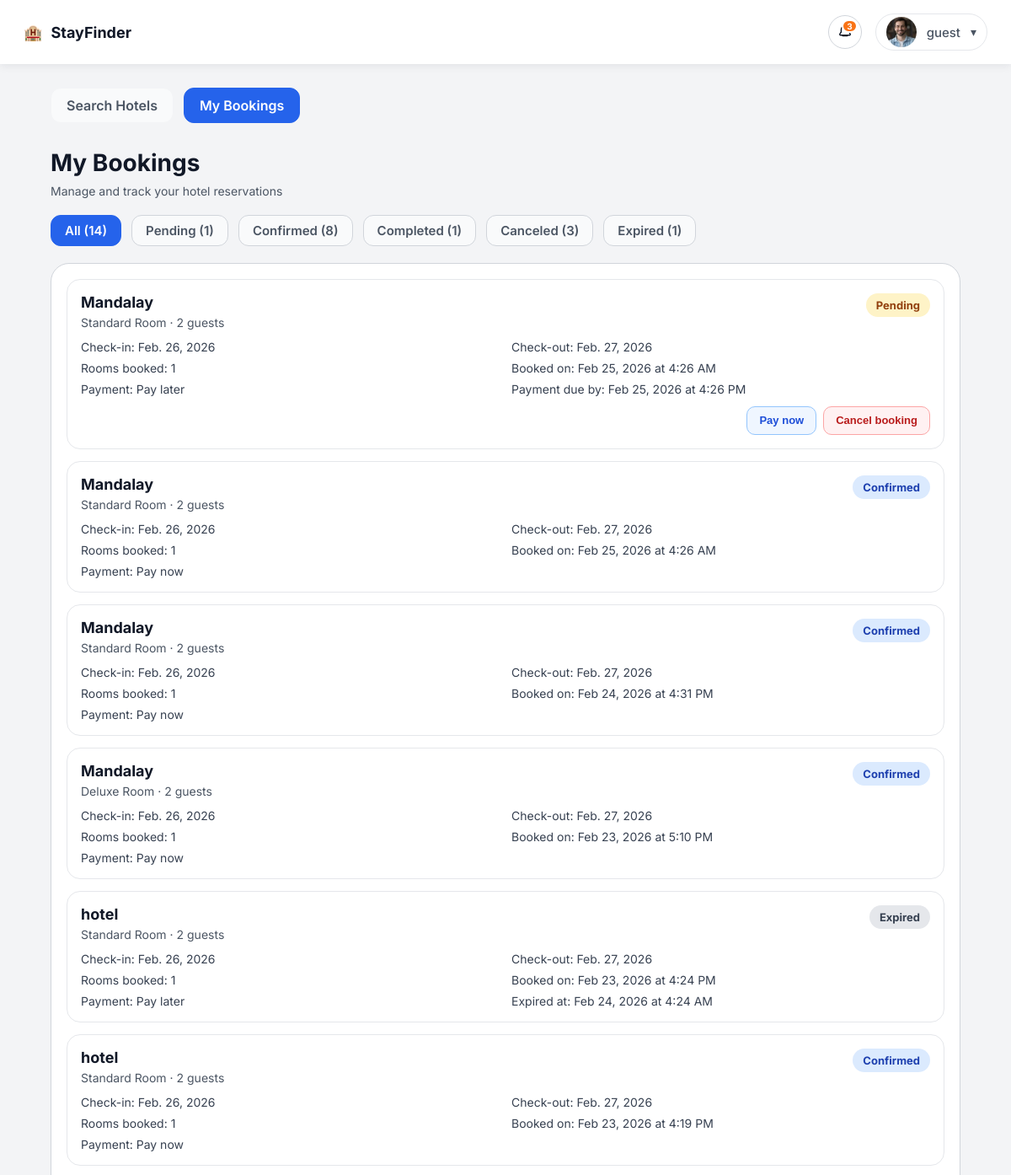
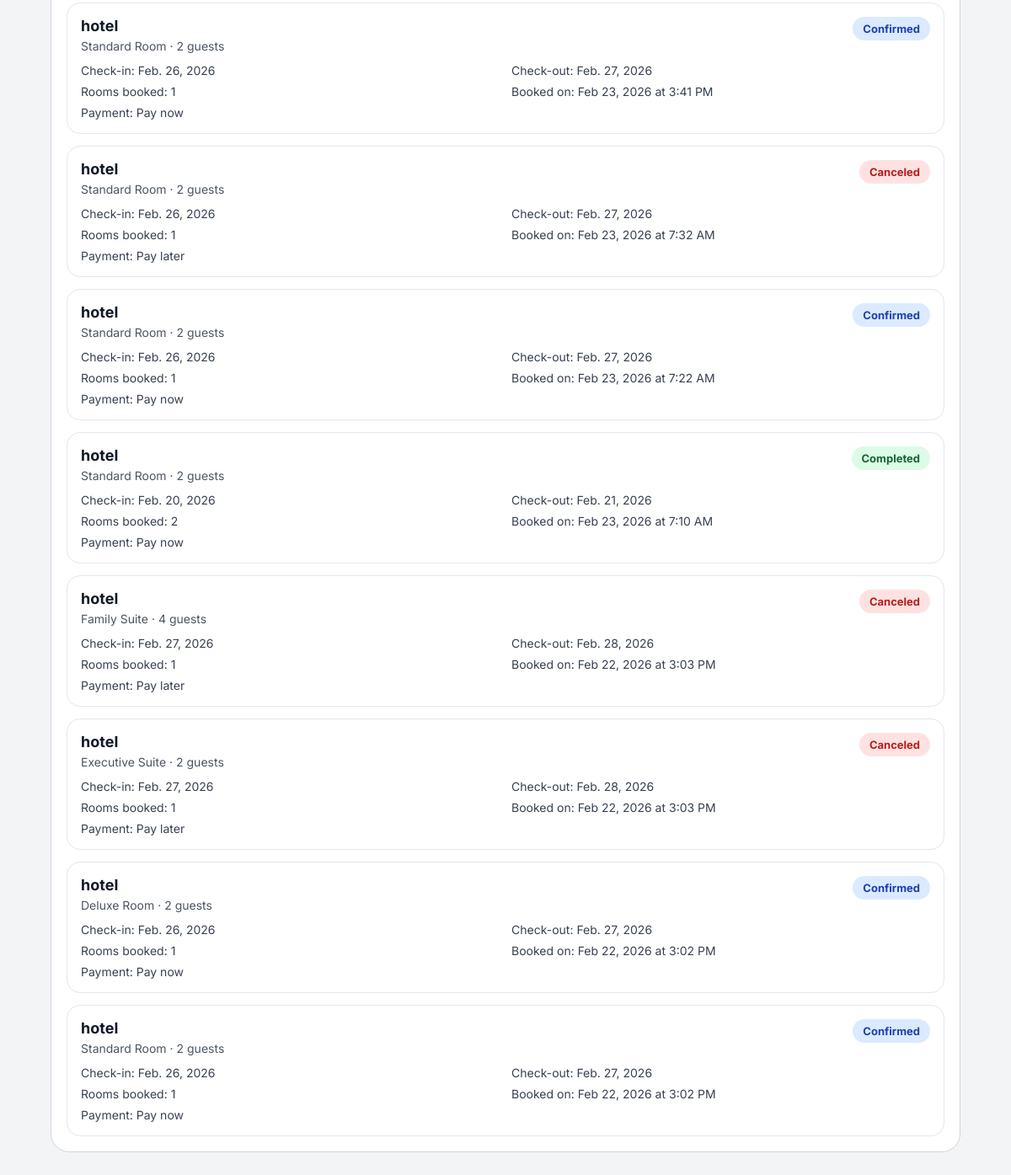
Page /bookings/history/ (signed in) on the committed database (2 pictures, top to bottom).
### accounts/models.py (models this page shows, shortened)
class Profile(models.Model):
    class AccountType(models.TextChoices):
        GUEST = "guest", "Guest"
        HOTEL = "hotel", "Hotel"
        ADMIN = "admin", "Admin"
    class HotelVerificationStatus(models.TextChoices):
        PENDING = "pending", "Pending Review"
        APPROVED = "approved", "Approved"
        REJECTED = "rejected", "Rejected"
    user = models.OneToOneField(
        settings.AUTH_USER_MODEL, on_delete=models.CASCADE, related_name="profile"
    )
    full_name = models.CharField(max_length=150)
    account_type = models.CharField(
        max_length=20, choices=AccountType.choices, default=AccountType.GUEST
    )
    hotel_verification_status = models.CharField(
        max_length=20,
        choices=HotelVerificationStatus.choices,
        default=HotelVerificationStatus.APPROVED,
    )
    phone_number = models.CharField(max_length=30, blank=True, default="")
    location = models.CharField(max_length=200, blank=True, default="")
    description = models.TextField(blank=True, default="")
    profile_image_url = models.URLField(blank=True, default="")
    profile_image = models.ImageField(
        upload_to="profiles/",
        blank=True,
        null=True,
    )
    hotel_license_image = models.ImageField(
        upload_to="hotel_licenses/",
        blank=True,
        null=True,
    )
    created_at = models.DateTimeField(auto_now_add=True)

### bookings/models.py (models this page shows, shortened)
class Booking(models.Model):
	PENDING_PAYMENT_EXPIRY_HOURS = 12
	class PaymentOption(models.TextChoices):
		PAY_NOW = "pay_now", "Pay now"
		PAY_LATER = "pay_later", "Pay later"
	class Status(models.TextChoices):
		PENDING = "pending", "Pending"
		CONFIRMED = "confirmed", "Confirmed"
		COMPLETED = "completed", "Completed"
		CANCELED = "canceled", "Canceled"
		EXPIRED = "expired", "Expired"
	guest = models.ForeignKey(Profile, on_delete=models.CASCADE, related_name="bookings")
	room = models.ForeignKey(Room, on_delete=models.PROTECT, related_name="bookings")
	guest_name = models.CharField(max_length=150)
	guest_email = models.EmailField()
	guest_phone = models.CharField(max_length=30, blank=True, default="")
	rooms_count = models.PositiveIntegerField(default=1)
	payment_option = models.CharField(
		max_length=20,
		choices=PaymentOption.choices,
		default=PaymentOption.PAY_LATER,
	)
	status = models.CharField(
		max_length=20,
		choices=Status.choices,
		default=Status.PENDING,
	)
	created_at = models.DateTimeField(auto_now_add=True)
	STATUS_NOTIFICATION_MESSAGES = {
		Status.PENDING: "Booking is pending payment.",
		Status.CONFIRMED: "Booking is confirmed.",
		Status.COMPLETED: "Booking is completed.",
		Status.CANCELED: "Booking is canceled.",
		Status.EXPIRED: "Booking expired due to unpaid balance.",
	}
	def should_expire_pending_payment(self, *, now=None) -> bool:
		now = now or timezone.now()
		if self.status != self.Status.PENDING:
			return False
		if self.payment_option != self.PaymentOption.PAY_LATER:
			return False
		if not self.created_at:
			return False
		expiry_time = self.created_at + timedelta(hours=self.PENDING_PAYMENT_EXPIRY_HOURS)
		return now >= expiry_time
	def should_complete_confirmed_booking(self, *, now=None) -> bool:
		now = now or timezone.now()
		if self.status != self.Status.CONFIRMED:
			return False
		if not self.room_id or not self.room.checkout_date:
			return False
		return now.date() >= self.room.checkout_date
	def refresh_status(self, *, now=None, save=True):
		if self.should_expire_pending_payment(now=now):
			self.status = self.Status.EXPIRED
		elif self.should_complete_confirmed_booking(now=now):
			self.status = self.Status.COMPLETED
		else:
			return self.status
		if save and self.pk:
			self.save(update_fields=["status"])
		return self.status

### rooms/models.py (models this page shows, shortened)
class Room(models.Model):
	hotel = models.ForeignKey(Profile, on_delete=models.CASCADE, related_name="rooms")
	room_type = models.ForeignKey(RoomType, on_delete=models.PROTECT)
	capacity = models.PositiveIntegerField()
	rate_per_night = models.DecimalField(max_digits=8, decimal_places=2)
	available_rooms = models.PositiveIntegerField()
	checkin_date = models.DateField()
	checkout_date = models.DateField()
	created_at = models.DateTimeField(auto_now_add=True)

class RoomType(models.Model):
	name = models.CharField(max_length=100, unique=True)

### bookings/views.py (the view)
# urls.py: path("history/", views.history_view, name="booking_history"),
@login_required
def history_view(request):
	profile, _ = Profile.objects.get_or_create(
		user=request.user,
		defaults={
			"full_name": request.user.get_full_name() or request.user.username,
			"account_type": Profile.AccountType.GUEST,
		},
	)
	if profile.account_type != Profile.AccountType.GUEST:
		return redirect("hotel_home")
	notification_id = (request.GET.get("notification") or "").strip()
	if notification_id.isdigit():
		BookingNotification.objects.filter(
			id=int(notification_id),
			recipient=profile,
			is_read=False,
		).update(is_read=True)
	available_states = ["all", "pending", "confirmed", "completed", "canceled", "expired"]
	selected_state = (request.GET.get("state") or "all").strip().lower()
	if selected_state not in available_states:
		selected_state = "all"
	expire_overdue_pending_bookings(Booking.objects.filter(guest=profile))
	bookings = list(
		Booking.objects.select_related("room", "room__hotel", "room__room_type", "review")
		.filter(guest=profile)
		.order_by("-created_at")
	)
	state_counts = {state: 0 for state in available_states}
	filtered_bookings = []
	for booking in bookings:
		computed_state = resolve_booking_state(booking)
		booking.review_obj = None
		try:
			booking.review_obj = booking.review
		except BookingReview.DoesNotExist:
			booking.review_obj = None
		booking.can_review = computed_state == Booking.Status.COMPLETED
		if booking.can_review:
			booking.review_form = BookingReviewForm(
				prefix=f"review-{booking.id}",
				instance=booking.review_obj,
			)
		booking.payment_expires_at = booking.created_at + datetime.timedelta(
			hours=Booking.PENDING_PAYMENT_EXPIRY_HOURS
		)
		state_counts["all"] += 1
		state_counts[computed_state] += 1
		booking.computed_state = computed_state
		booking.computed_state_label = BOOKING_STATE_LABELS[computed_state]
		if selected_state == "all" or selected_state == computed_state:
			filtered_bookings.append(booking)
	state_tabs = [
		{
			"code": state,
			"label": BOOKING_STATE_LABELS[state],
			"count": state_counts[state],
			"is_active": selected_state == state,
		}
		for state in available_states
	]
	return render(
		request,
		"bookings/history.html",
		{
			"profile": profile,
			"bookings": filtered_bookings,
			"state_tabs": state_tabs,
			"selected_state": selected_state,
		},
	)

### bookings/views.py (called while the page is built)
def resolve_booking_state(booking: Booking) -> str:
	booking.refresh_status(now=timezone.now(), save=True)
	return booking.status

def expire_overdue_pending_bookings(queryset):
	expiry_cutoff = timezone.now() - datetime.timedelta(hours=Booking.PENDING_PAYMENT_EXPIRY_HOURS)
	overdue_bookings = list(
		queryset.select_related("room").filter(
		status=Booking.Status.PENDING,
		payment_option=Booking.PaymentOption.PAY_LATER,
		created_at__lte=expiry_cutoff,
		)
	)
	for booking in overdue_bookings:
		booking.status = Booking.Status.EXPIRED
		booking.save(update_fields=["status"])
		Room.objects.filter(id=booking.room_id).update(
			available_rooms=F("available_rooms") + booking.rooms_count
		)

### bookings/templates/bookings/history.html (shortened to what this page needs)
{% load static %}
<!DOCTYPE html>
<html lang="en">
  <head>
    <link rel="stylesheet" href="{% static 'accounts/css/guest_home.css' %}?v=20260224b" />
    <link rel="stylesheet" href="{% static 'bookings/css/history.css' %}?v=20260223a" />
  </head>
  <body>
    <header class="topbar">
      <div class="brand">
        <span class="brand__icon">🏨</span>
        <span class="brand__name">StayFinder</span>
      </div>
      <div class="topbar__actions">
        {% include 'accounts/partials/notifications_menu.html' %}
        <details class="profile-menu">
          <summary class="profile-trigger">
            <span class="profile-trigger__content">
              <span class="profile-trigger__avatar">
                {% if profile.profile_image %}
                  <img src="{{ profile.profile_image.url }}" alt="Profile photo" />
                {% elif profile.profile_image_url %}
                  <img src="{{ profile.profile_image_url }}" alt="Profile photo" />
                {% else %}
                  <span class="profile-trigger__initial">{{ profile.full_name|slice:":1" }}</span>
                {% endif %}
              </span>
              <span class="profile-trigger__text">
                <span class="profile-trigger__name">
                  {{ request.user.get_full_name|default:request.user.username }}
                </span>
              </span>
              <span class="profile-trigger__chevron">▾</span>
            </span>
          </summary>
        </details>
      </div>
    </header>
    <main class="page">
      <div class="page__content">
        <nav class="top-links" aria-label="Booking navigation">
          <a class="top-links__item" href="{% url 'home' %}">Search Hotels</a>
          <a class="top-links__item is-active" href="{% url 'booking_history' %}">My Bookings</a>
        </nav>
        <header class="page-header">
          <h1>My Bookings</h1>
          <p>Manage and track your hotel reservations</p>
        </header>
        <section class="filters" aria-label="Booking status filters">
          {% for tab in state_tabs %}
            <a
              class="filter-chip{% if tab.is_active %} is-active{% endif %}"
              href="{% url 'booking_history' %}?state={{ tab.code }}"
            >
              {{ tab.label }} ({{ tab.count }})
            </a>
          {% endfor %}
        </section>
        <section class="bookings-panel" aria-live="polite">
          {% if bookings %}
            <div class="bookings-list">
              {% for booking in bookings %}
                <article class="booking-card" id="booking-{{ booking.id }}">
                  <div class="booking-card__top">
                    <div>
                      <h2>{{ booking.room.hotel.full_name }}</h2>
                      <p>{{ booking.room.room_type.name }} · {{ booking.room.capacity }} guests</p>
                    </div>
                    <span class="status-badge status-{{ booking.computed_state }}">
                      {{ booking.computed_state_label }}
                    </span>
                  </div>
                  <div class="booking-meta">
                    <span>Check-in: {{ booking.room.checkin_date }}</span>
                    <span>Check-out: {{ booking.room.checkout_date }}</span>
                    <span>Rooms booked: {{ booking.rooms_count }}</span>
                    <span>Booked on: {{ booking.created_at|date:"M j, Y" }} at {{ booking.created_at|date:"g:i A" }}</span>
                    <span>Payment: {{ booking.get_payment_option_display }}</span>
                    {% if booking.payment_option == 'pay_later' and booking.computed_state == 'pending' %}
                      <span>Payment due by: {{ booking.payment_expires_at|date:"M j, Y" }} at {{ booking.payment_expires_at|date:"g:i A" }}</span>
                    {% elif booking.payment_option == 'pay_later' and booking.computed_state == 'expired' %}
                      <span>Expired at: {{ booking.payment_expires_at|date:"M j, Y" }} at {{ booking.payment_expires_at|date:"g:i A" }}</span>
                    {% endif %}
                  </div>
                  {% if booking.computed_state == 'pending' %}
                    <div class="booking-actions">
                      {% if booking.payment_option == 'pay_later' %}
                        <form method="post" action="{% url 'booking_pay_now' booking.id %}">
                          <button class="pay-now-btn" type="submit">Pay now</button>
                        </form>
                      {% endif %}
                      <form method="post" action="{% url 'booking_cancel' booking.id %}">
                        <button class="cancel-btn" type="submit">Cancel booking</button>
                      </form>
                    </div>
                  {% endif %}
                </article>
              {% endfor %}
            </div>
          {% else %}
            <div class="empty-state">
              <div class="empty-state__icon">📅</div>
              <h2>No bookings found</h2>
              <p>You haven't made any bookings yet.</p>
            </div>
          {% endif %}
        </section>
      </div>
    </main>
  </body>
</html>

### accounts/static/accounts/css/guest_home.css (style rules this page uses)
:root { --bg: #f4f6fb; --panel: #ffffff; --text: #0f172a; --muted: #6b7280; --accent: #1f5cff; --border: #e5e7eb; --shadow: 0 14px 30px rgba(15, 23, 42, 0.1); }
* { box-sizing: border-box; }
body { margin: 0; font-family: "Inter", sans-serif; background: var(--bg); color: var(--text); padding-top: 76px; }
.topbar { display: flex; align-items: center; justify-content: space-between; padding: 16px 28px; background: var(--panel); box-shadow: 0 2px 10px rgba(15, 23, 42, 0.08); position: fixed; top: 0; left: 0; width: 100%; z-index: 30; }
.brand { display: flex; align-items: center; gap: 10px; font-weight: 700; font-size: 18px; }
.topbar__actions { display: flex; align-items: center; gap: 16px; }
.profile-menu { position: relative; display: inline-block; }
.profile-menu summary { list-style: none; display: block; }
.profile-trigger { display: inline-block; padding: 6px 12px; height: 44px; border-radius: 999px; border: 1px solid #e5e7eb; background: #ffffff; cursor: pointer; transition: background 0.2s ease, transform 0.2s ease; white-space: nowrap; }
.profile-trigger__content { display: flex; align-items: center; gap: 12px; height: 100%; white-space: nowrap; }
.profile-trigger__avatar { width: 36px; height: 36px; flex: 0 0 36px; border-radius: 50%; background: #2563eb; display: grid; place-items: center; color: #ffffff; font-weight: 700; font-size: 16px; overflow: hidden; }
.profile-trigger__avatar img { width: 100%; height: 100%; object-fit: cover; display: block; }
.profile-trigger__text { display: flex; align-items: center; gap: 8px; min-width: 0; white-space: nowrap; }
.profile-trigger__name { font-size: 15px; font-weight: 500; color: #4b5563; white-space: nowrap; line-height: 1; }
.profile-trigger__chevron { font-size: 14px; color: var(--muted); transition: transform 0.2s ease; line-height: 1; display: inline-flex; align-items: center; }

### rows in the picture
Profile: profile_image (picture)
Booking: room.hotel.full_name "Mandalay", room.room_type.name "Standard Room", room.capacity "2", computed_state_label "Pending", room.checkin_date "Feb. 26, 2026", room.checkout_date "Feb. 27, 2026", rooms_count "1", created_at "Feb 25, 2026", created_at "4:26 AM", payment_option "Pay later", payment_expires_at "Feb 25, 2026", payment_expires_at "4:26 PM", status "Pay now"
Booking: room.hotel.full_name "Mandalay", room.room_type.name "Standard Room", room.capacity "2", computed_state_label "Confirmed", room.checkin_date "Feb. 26, 2026", room.checkout_date "Feb. 27, 2026", rooms_count "1", created_at "Feb 25, 2026", created_at "4:26 AM", payment_option "Pay now"
Booking: room.hotel.full_name "Mandalay", room.room_type.name "Standard Room", room.capacity "2", computed_state_label "Confirmed", room.checkin_date "Feb. 26, 2026", room.checkout_date "Feb. 27, 2026", rooms_count "1", created_at "Feb 24, 2026", created_at "4:31 PM", payment_option "Pay now"
Booking: room.hotel.full_name "Mandalay", room.room_type.name "Deluxe Room", room.capacity "2", computed_state_label "Confirmed", room.checkin_date "Feb. 26, 2026", room.checkout_date "Feb. 27, 2026", rooms_count "1", created_at "Feb 23, 2026", created_at "5:10 PM", payment_option "Pay now"
Booking: room.hotel.full_name "hotel", room.room_type.name "Standard Room", room.capacity "2", computed_state_label "Expired", room.checkin_date "Feb. 26, 2026", room.checkout_date "Feb. 27, 2026", rooms_count "1", created_at "Feb 23, 2026", created_at "4:24 PM", payment_option "Pay later", payment_expires_at "Feb 24, 2026", payment_expires_at "4:24 AM"
Booking: room.hotel.full_name "hotel", room.room_type.name "Standard Room", room.capacity "2", computed_state_label "Confirmed", room.checkin_date "Feb. 26, 2026", room.checkout_date "Feb. 27, 2026", rooms_count "1", created_at "Feb 23, 2026", created_at "4:19 PM", payment_option "Pay now"
Booking: room.hotel.full_name "hotel", room.room_type.name "Standard Room", room.capacity "2", computed_state_label "Confirmed", room.checkin_date "Feb. 26, 2026", room.checkout_date "Feb. 27, 2026", rooms_count "1", created_at "Feb 23, 2026", created_at "3:41 PM", payment_option "Pay now"
Booking: room.hotel.full_name "hotel", room.room_type.name "Standard Room", room.capacity "2", computed_state_label "Canceled", room.checkin_date "Feb. 26, 2026", room.checkout_date "Feb. 27, 2026", rooms_count "1", created_at "Feb 23, 2026", created_at "7:32 AM", payment_option "Pay later"
Booking: room.hotel.full_name "hotel", room.room_type.name "Standard Room", room.capacity "2", computed_state_label "Confirmed", room.checkin_date "Feb. 26, 2026", room.checkout_date "Feb. 27, 2026", rooms_count "1", created_at "Feb 23, 2026", created_at "7:22 AM", payment_option "Pay now"
Booking: room.hotel.full_name "hotel", room.room_type.name "Standard Room", room.capacity "2", computed_state_label "Completed", room.checkin_date "Feb. 20, 2026", room.checkout_date "Feb. 21, 2026", rooms_count "2", created_at "Feb 23, 2026", created_at "7:10 AM", payment_option "Pay now"
Booking: room.hotel.full_name "hotel", room.room_type.name "Family Suite", room.capacity "4", computed_state_label "Canceled", room.checkin_date "Feb. 27, 2026", room.checkout_date "Feb. 28, 2026", rooms_count "1", created_at "Feb 22, 2026", created_at "3:03 PM", payment_option "Pay later"
Booking: room.hotel.full_name "hotel", room.room_type.name "Executive Suite", room.capacity "2", computed_state_label "Canceled", room.checkin_date "Feb. 27, 2026", room.checkout_date "Feb. 28, 2026", rooms_count "1", created_at "Feb 22, 2026", created_at "3:03 PM", payment_option "Pay later"
Booking: room.hotel.full_name "hotel", room.room_type.name "Deluxe Room", room.capacity "2", computed_state_label "Confirmed", room.checkin_date "Feb. 26, 2026", room.checkout_date "Feb. 27, 2026", rooms_count "1", created_at "Feb 22, 2026", created_at "3:02 PM", payment_option "Pay now"
Booking: room.hotel.full_name "hotel", room.room_type.name "Standard Room", room.capacity "2", computed_state_label "Confirmed", room.checkin_date "Feb. 26, 2026", room.checkout_date "Feb. 27, 2026", rooms_count "1", created_at "Feb 22, 2026", created_at "3:02 PM", payment_option "Pay now"

### other values in the picture
{{ booking_notifications_unread_count }} "3"
{{ request.user.get_full_name|default:request.user.username }} "guest"
{{ tab.label }} "All" "Pending" "Confirmed" "Completed" "Canceled" "Expired"
{{ tab.count }} "14" "1" "8" "1" "3" "1"
